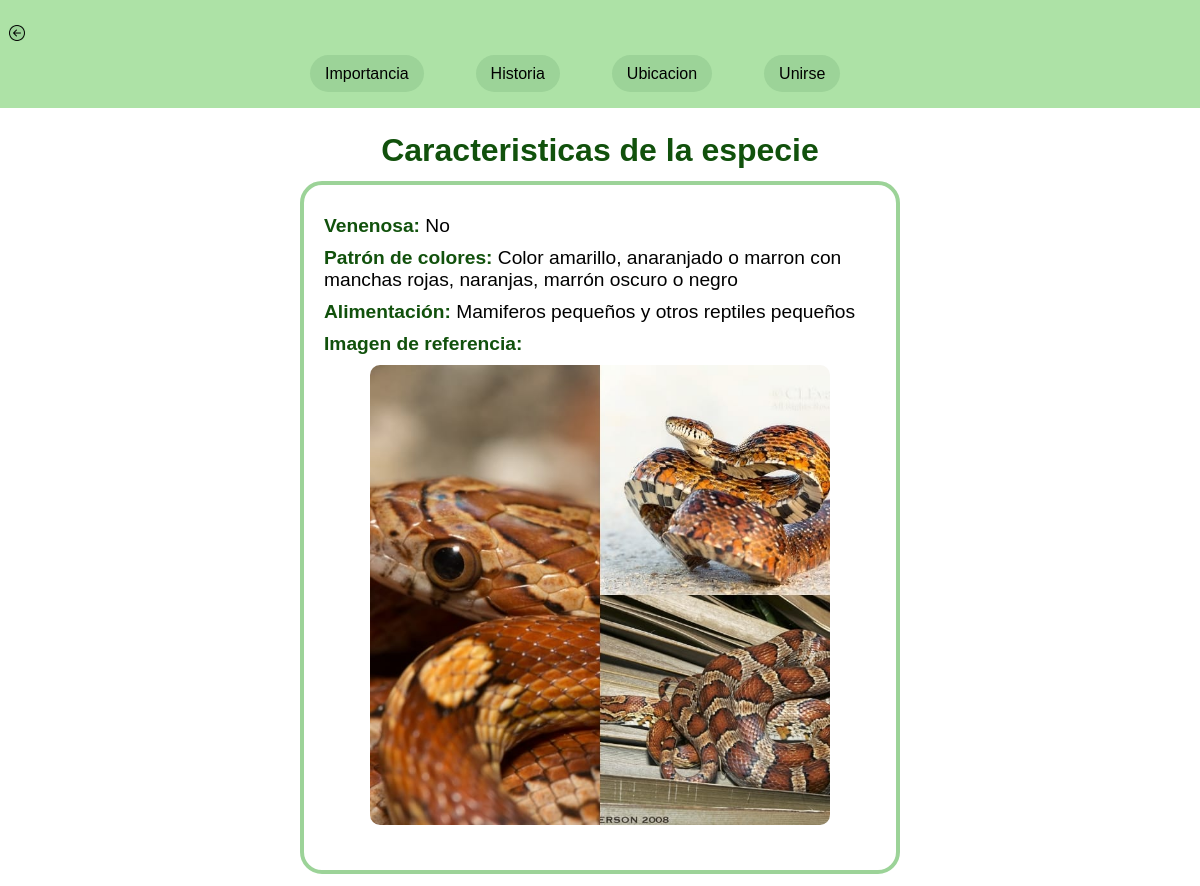
The app's page /info_serpiente/4 with its own data.
### Proyecto/models.py (models this page shows, shortened)
class Serpientes(models.Model):
    nombre_cientifico = models.CharField(max_length=100)
    nombre_comun = models.CharField(max_length=100)
    habitat = models.CharField(max_length=100)
    descripcion = models.CharField(max_length=100)
    foto = models.ImageField(null = True, blank=True)

class Caracteristica(models.Model):
    venenosa = models.BooleanField(default=False) #especifica el valor por defecto si se intenta ingresar un valor vacio
    color_patron = models.CharField(max_length=100)
    alimentacion = models.CharField(max_length=100)
    serpiente = models.OneToOneField(Serpientes, on_delete=models.PROTECT)

### Proyecto/views.py (the view)
# urls.py: path('info_serpiente/<int:id>', views.info_serpiente, name='info_serpiente'),
def info_serpiente(request, id):
    serpiente = Serpientes.objects.get(id=id)
    return render(request, "info_serpiente.html", {
        'serpiente': serpiente
    })

### Templates/info_serpiente.html (shortened to what this page needs)
{% load static %}
<!DOCTYPE html>
<html lang="en">
<head>
    <link rel="stylesheet" href="{% static 'main.css' %}">
</head>
<body>
    <header>
        <div class="logo">
            <a href="{% url "Lista_serpientes" %}"> {% comment "permite que la flecha proporcionada redireccione a ubicacion" %}{% endcomment %}
                <img src="{% static "assets/flecha.png" %}" alt="logo" class="loguito">
            </a>
        </div>
        {% include 'Layouts/Partials/menu.html' %} {% comment "este include permite traer desde otras carpetas el menu de la pagina" %}{% endcomment %}
    </header>
    <main>
        <h1 class="subtitulo info_titulo">Caracteristicas de la especie</h1>
        <div class="info_cuadro">
            <div>
                <p><strong class="subtitulo">Venenosa:</strong>
                    {% if serpiente.caracteristica.venenosa == 0 %} {% comment "con esta condicional se pregunta si la informacion venenosa en caracteristicas es igual a 0 significara que si de lo contrario sera no" %}{% endcomment %}
                    No
                    {% else %}
                    Sí
                    {% endif %}
                </p>
                <p>
                    <strong class="subtitulo">Patrón de colores:</strong> {{ serpiente.caracteristica.color_patron }} {% comment "muestra los datos de color patron en la tabla de caracteristicas" %}{% endcomment %}
                </p>
                <p>
                    <strong class="subtitulo">Alimentación:</strong> {{ serpiente.caracteristica.alimentacion }} {% comment "muestra los datos de alimentacion en la tabla de caracteristicas" %}{% endcomment %}
                </p>
                <p>
                    <strong class="subtitulo">Imagen de referencia:</strong> <img src="../media/{{serpiente.foto}}" class="info_foto">
                </p>
            </div>
        </div>
    </main>
</body>
</html>

### static/main.css (style rules this page uses)
:root { --color-one: #ade2a6; --color-two: #73bd6e; --color-three: #11510c; --color-four: #9cd398; }
* { margin: 0; padding: 0; font-family: "Poppins", sans-serif; box-sizing: border-box; transition: 0.5s; }
body { text-align: justify; font-family: "Poppins", sans-serif; }
.subtitulo { color: var(--color-three); }
header { text-align: center; background-color: var(--color-one); padding: 15px 0; margin: 0%; }
.logo { float: left; margin-right: 10px; margin: 10px; margin-left: 9px; }
.loguito { width: 16px; height: auto; border-radius: 6px; background-color: var(--color-four); }
main { padding: 12px; }
.info_titulo { padding: 12px; margin: auto; text-align: center; }
.info_cuadro { max-width: 600px; margin: 0 auto; padding: 20px; border: 4px solid var(--color-four); border-radius: 22px; font-size: larger; font-family: "Poppins", sans-serif; }
.info_cuadro div { text-align: left; }
.info_cuadro p { margin: 10px 0; }
.info_foto { display: inline-block; max-width: 30rem; height: auto; border: 5px solid none; border-radius: 20px; margin-left: 36px; padding: 10px; }

### records on screen
Serpientes: caracteristica.color_patron "Color amarillo, anaranjado o marron con manchas rojas, naranjas, marrón oscuro o negro", caracteristica.alimentacion "Mamiferos pequeños y otros reptiles pequeños", foto (picture)
